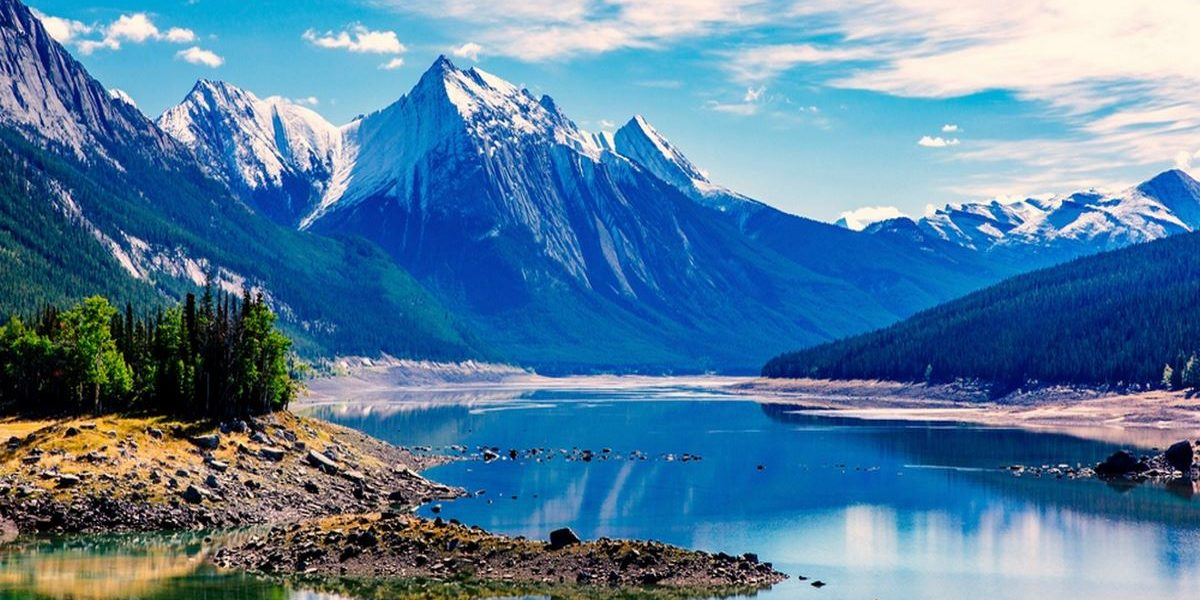
#> input picture canada.jpg, 1200 x 600 px
$ python Image-Sketch-OpenCV-Sandeep-Kanao.py
#> lines starting #> are read from the running program, lines starting #| are printed output that depends on the picture
import cv2

# Read image
im = cv2.imread("canada.jpg");
#> im is the input picture: shape (600, 1200, 3); mean B, G, R 158.7, 125.8, 84.6

# Edge preserving filter with two different flags.
imout = cv2.edgePreservingFilter(im, flags=cv2.RECURS_FILTER);
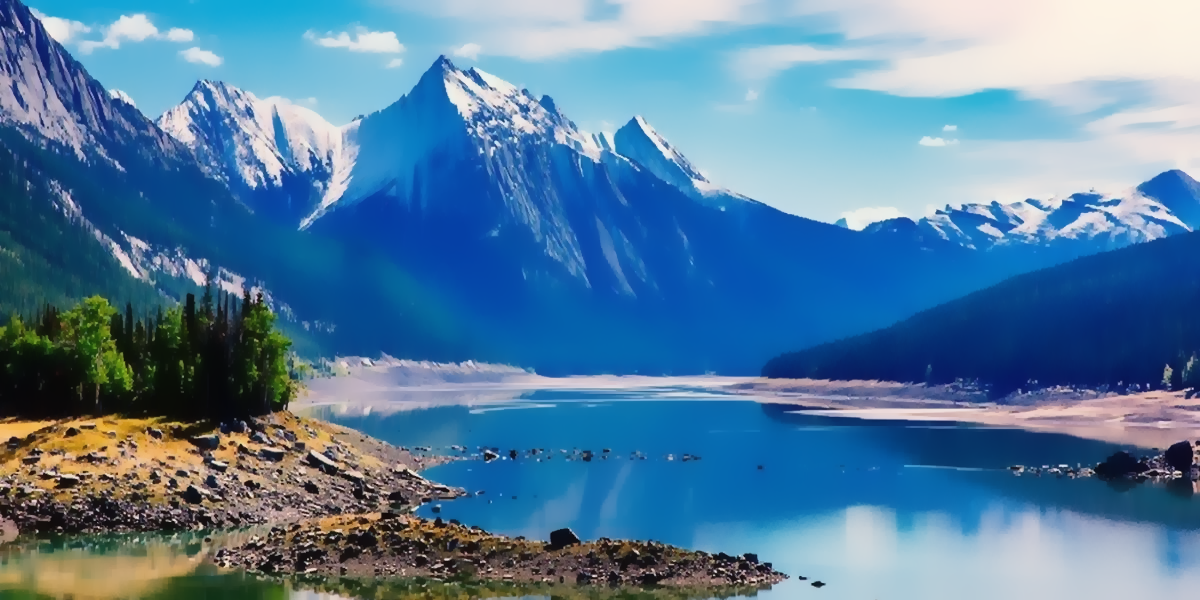
#> imout: shape (600, 1200, 3); mean B, G, R 158.9, 126.3, 85.5
cv2.imwrite("farmer-1_edge-preserving-recursive-filter.jpg", imout);

imout = cv2.edgePreservingFilter(im, flags=cv2.NORMCONV_FILTER);
cv2.imwrite("mankar_edge-preserving-normalized-convolution-filter.jpg", imout);

# Detail enhance filter
imout = cv2.detailEnhance(im);
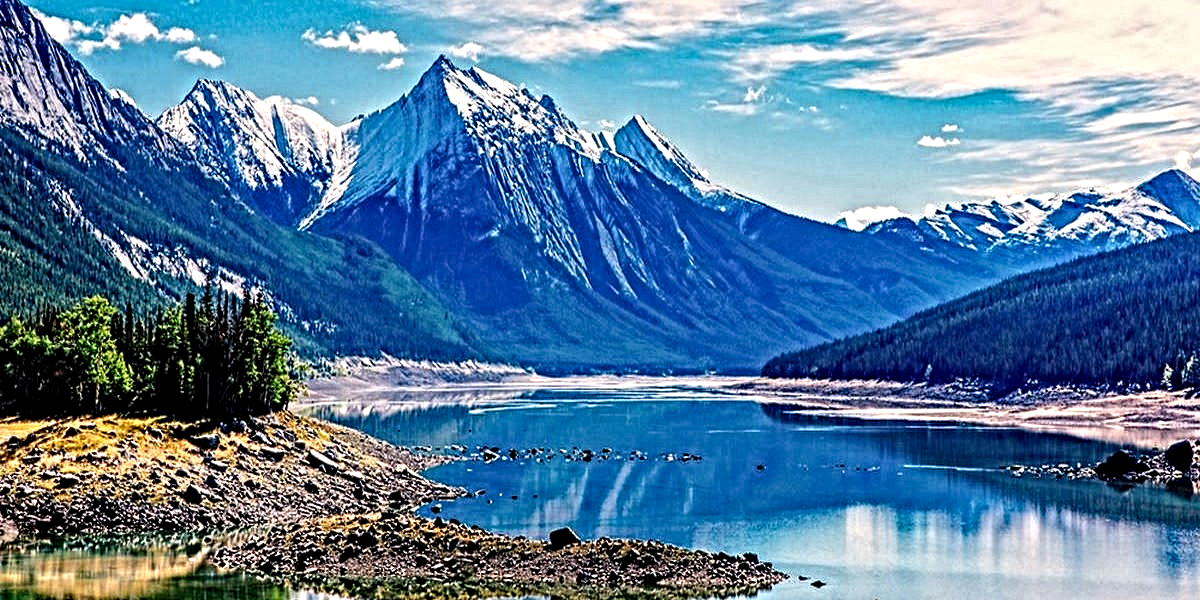
#> imout: shape (600, 1200, 3); mean B, G, R 159, 126.9, 89.2
cv2.imwrite("mankar_detail-enhance.jpg", imout);

# Pencil sketch filter
imout_gray, imout = cv2.pencilSketch(im, sigma_s=100, sigma_r=0.12, shade_factor=0.09);
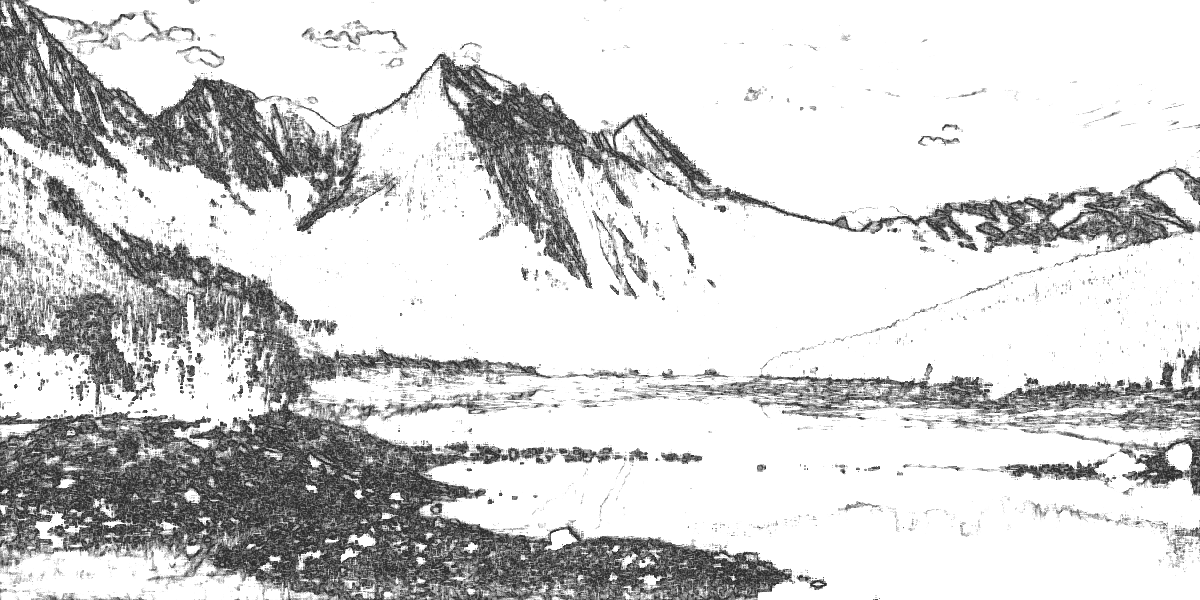
#> imout_gray: shape (600, 1200); min 46, max 255, mean 210.8
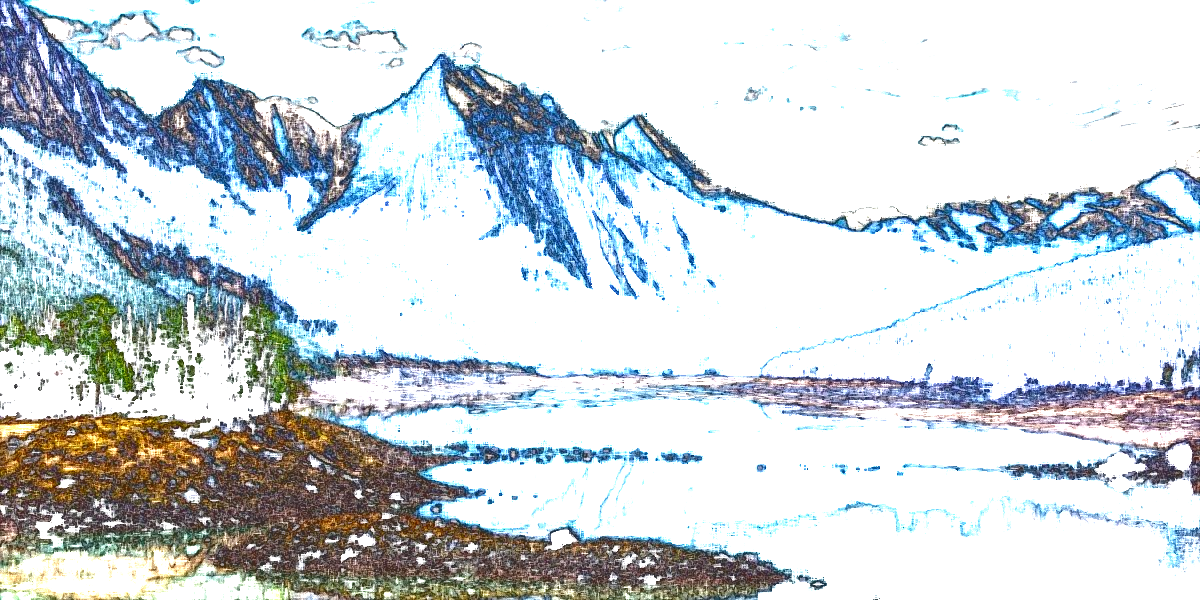
#> imout: shape (600, 1200, 3); mean B, G, R 215.3, 211.7, 205.3
cv2.imwrite("canada_pencil-sketch.jpg", imout_gray);
cv2.imwrite("canada_pencil-sketch-color.jpg", imout);

# Stylization filter
cv2.stylization(im,imout);
cv2.imwrite("canada_stylization.jpg", imout);
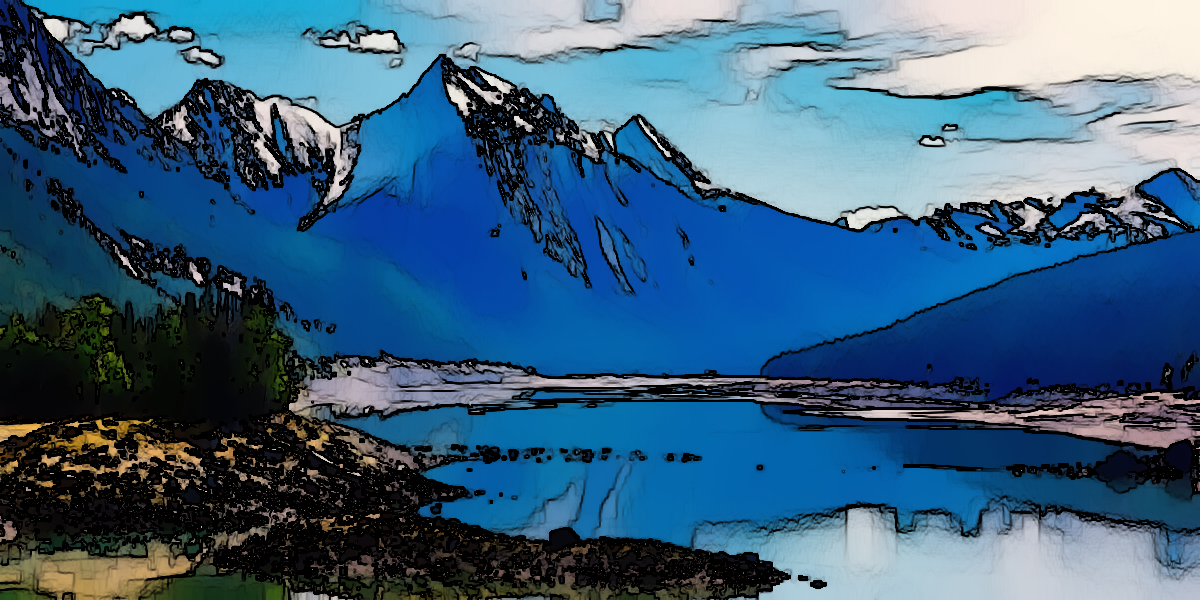
#> saved as canada_stylization.jpg: shape (600, 1200, 3); mean B, G, R 125.5, 96.2, 59.1
